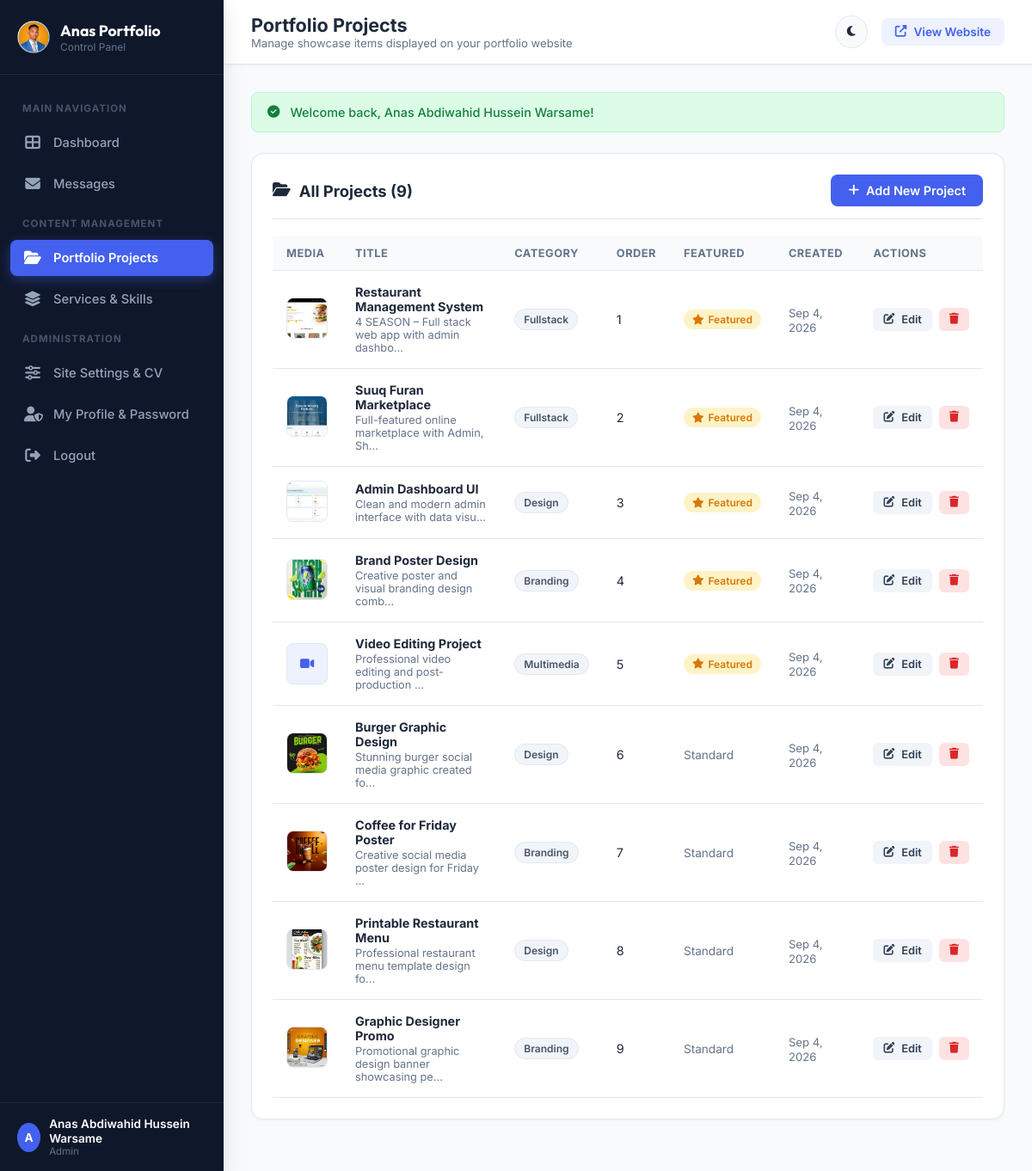
The app's page /admin/projects.php (signed in) with its own data.
### tables this page shows
CREATE TABLE IF NOT EXISTS `projects` (
    `id` INT AUTO_INCREMENT PRIMARY KEY,
    `title` VARCHAR(150) NOT NULL,
    `category` VARCHAR(50) NOT NULL DEFAULT 'web',
    `description` TEXT NULL,
    `image_url` VARCHAR(255) NULL,
    `video_url` VARCHAR(255) NULL,
    `project_url` VARCHAR(255) NULL,
    `badge_text` VARCHAR(50) NULL,
    `is_featured` TINYINT(1) DEFAULT 0,
    `sort_order` INT DEFAULT 0,
    `created_at` TIMESTAMP DEFAULT CURRENT_TIMESTAMP
);

### includes/functions.php (called while the page is built, shortened)
<?php
function e($string) {
    return htmlspecialchars((string)$string, ENT_QUOTES, 'UTF-8');
}
function csrf_token() {
    return $_SESSION['csrf_token'];
}
function is_logged_in() {
    return isset($_SESSION['admin_logged_in']) && $_SESSION['admin_logged_in'] === true && !empty($_SESSION['admin_id']);
}
function current_user() {
    return [
        'id' => $_SESSION['admin_id'] ?? null,
        'username' => $_SESSION['admin_username'] ?? '',
        'full_name' => $_SESSION['admin_name'] ?? 'Admin',
        'email' => $_SESSION['admin_email'] ?? '',
        'role' => $_SESSION['admin_role'] ?? 'admin'
    ];
}
function get_flash() {
    if (isset($_SESSION['flash'])) {
        $flash = $_SESSION['flash'];
        return $flash;
    }
    return null;
}

### admin/projects.php (the view, shortened to what this page needs)
<?php
$pageTitle = 'Portfolio Projects';
$pageSubtitle = 'Manage showcase items displayed on your portfolio website';
require_once __DIR__ . '/includes/admin_header.php';
$projects = [];
try {
    $stmt = $pdo->query("SELECT * FROM projects ORDER BY sort_order ASC, id DESC");
    $projects = $stmt->fetchAll();
} catch (Exception $e) {
    $projects = [];
}
?>
<div class="admin-card">
  <div class="card-header">
    <h2><i class="fas fa-folder-open"></i> All Projects (<?php echo count($projects); ?>)</h2>
    <a href="project_add.php" class="btn btn-primary">
      <i class="fas fa-plus"></i> Add New Project
    </a>
  </div>
  <div class="table-responsive">
    <table class="admin-table">
      <thead>
        <tr>
          <th>Media</th>
          <th>Title</th>
          <th>Category</th>
          <th>Order</th>
          <th>Featured</th>
          <th>Created</th>
          <th>Actions</th>
        </tr>
      </thead>
      <tbody>
        <?php if (empty($projects)): ?>
          <tr>
            <td colspan="7" style="text-align: center; color: var(--text-muted); padding: 40px;">
              <i class="fas fa-folder-plus" style="font-size: 2.5rem; margin-bottom: 12px; display: block; opacity: 0.4;"></i>
              No projects added yet. Click <strong>Add New Project</strong> to create your first portfolio item!
            </td>
          </tr>
        <?php else: ?>
          <?php foreach ($projects as $proj): ?>
            <tr>
              <td>
                <?php
                  $imgPath = $proj['image_url'];
                ?>
                <?php if (!empty($proj['image_url'])): ?>
                  <img src="../<?php echo e($imgPath); ?>" alt="<?php echo e($proj['title']); ?>" class="table-img">
                <?php elseif (!empty($proj['video_url'])): ?>
                  <div class="table-img" style="background:#eef2ff; display:flex; align-items:center; justify-content:center; color:var(--primary)">
                    <i class="fas fa-video"></i>
                  </div>
                <?php else: ?>
                  <div class="table-img" style="background:#f1f5f9; display:flex; align-items:center; justify-content:center; color:#94a3b8">
                    <i class="fas fa-image"></i>
                  </div>
                <?php endif; ?>
              </td>
              <td>
                <strong><?php echo e($proj['title']); ?></strong>
                <?php if (!empty($proj['description'])): ?>
                  <div style="font-size: 0.8rem; color: var(--text-muted); margin-top: 2px;">
                    <?php echo e(mb_strimwidth($proj['description'], 0, 50, '...')); ?>
                  </div>
                <?php endif; ?>
              </td>
              <td><span class="badge badge-category"><?php echo ucfirst(e($proj['category'])); ?></span></td>
              <td><?php echo (int)$proj['sort_order']; ?></td>
              <td>
                <?php if ($proj['is_featured']): ?>
                  <span class="badge badge-featured"><i class="fas fa-star"></i> Featured</span>
                <?php else: ?>
                  <span style="color: var(--text-muted); font-size: 0.85rem;">Standard</span>
                <?php endif; ?>
              </td>
              <td><span style="font-size: 0.82rem; color: var(--text-muted);"><?php echo date('M j, Y', strtotime($proj['created_at'])); ?></span></td>
              <td>
                <div class="btn-group">
                  <a href="project_edit.php?id=<?php echo $proj['id']; ?>" class="btn btn-sm btn-secondary" title="Edit Project">
                    <i class="fas fa-edit"></i> Edit
                  </a>
                  <a href="project_delete.php?id=<?php echo $proj['id']; ?>&csrf_token=<?php echo csrf_token(); ?>" class="btn btn-sm btn-danger" data-confirm="Are you sure you want to delete this project?" title="Delete Project">
                    <i class="fas fa-trash"></i>
                  </a>
                </div>
              </td>
            </tr>
          <?php endforeach; ?>
        <?php endif; ?>
      </tbody>
    </table>
  </div>
</div>
<?php require_once __DIR__ . '/includes/admin_footer.php'; ?>

### admin/includes/admin_header.php (shortened to what this page needs)
<?php
require_once __DIR__ . '/../../includes/functions.php';
$currentUser = current_user();
$currentPage = basename($_SERVER['PHP_SELF']);
$flash = get_flash();
?>
<!DOCTYPE html>
<html lang="en">
<head>
  <link rel="stylesheet" href="https://cdnjs.cloudflare.com/ajax/libs/font-awesome/6.5.0/css/all.min.css">
  <link rel="stylesheet" href="assets/css/admin.css">
</head>
<body>
  <aside class="admin-sidebar" id="adminSidebar">
    <div class="sidebar-header">
      <img src="../Sawir Logo.png" alt="Anas Logo" class="sidebar-logo">
      <div class="sidebar-brand">
        <h2>Anas Portfolio</h2>
        <span>Control Panel</span>
      </div>
    </div>
    <ul class="sidebar-menu">
      <li class="sidebar-heading">Main Navigation</li>
      <li>
        <a href="index.php" class="sidebar-link <?php echo $currentPage === 'index.php' ? 'active' : ''; ?>">
          <i class="fas fa-th-large"></i>
          <span>Dashboard</span>
        </a>
      </li>
      <li>
        <a href="messages.php" class="sidebar-link <?php echo in_array($currentPage, ['messages.php', 'message_view.php']) ? 'active' : ''; ?>">
          <i class="fas fa-envelope"></i>
          <span>Messages</span>
        </a>
      </li>
      <li class="sidebar-heading">Content Management</li>
      <li>
        <a href="projects.php" class="sidebar-link <?php echo in_array($currentPage, ['projects.php', 'project_add.php', 'project_edit.php']) ? 'active' : ''; ?>">
          <i class="fas fa-folder-open"></i>
          <span>Portfolio Projects</span>
        </a>
      </li>
      <li>
        <a href="services.php" class="sidebar-link <?php echo $currentPage === 'services.php' ? 'active' : ''; ?>">
          <i class="fas fa-layer-group"></i>
          <span>Services & Skills</span>
        </a>
      </li>
      <li class="sidebar-heading">Administration</li>
      <li>
        <a href="settings.php" class="sidebar-link <?php echo $currentPage === 'settings.php' ? 'active' : ''; ?>">
          <i class="fas fa-sliders-h"></i>
          <span>Site Settings & CV</span>
        </a>
      </li>
      <li>
        <a href="profile.php" class="sidebar-link <?php echo $currentPage === 'profile.php' ? 'active' : ''; ?>">
          <i class="fas fa-user-shield"></i>
          <span>My Profile & Password</span>
        </a>
      </li>
      <li>
        <a href="logout.php" class="sidebar-link" data-confirm="Are you sure you want to logout?">
          <i class="fas fa-sign-out-alt"></i>
          <span>Logout</span>
        </a>
      </li>
    </ul>
    <div class="sidebar-footer">
      <div class="user-mini">
        <div class="user-avatar"><?php echo strtoupper(substr($currentUser['full_name'], 0, 1)); ?></div>
        <div class="user-info-text">
          <div class="name"><?php echo e($currentUser['full_name']); ?></div>
          <div class="role"><?php echo ucfirst(e($currentUser['role'])); ?></div>
        </div>
      </div>
    </div>
  </aside>
  <div class="admin-main">
    <header class="admin-topbar">
      <div class="topbar-left">
        <div class="page-title-wrap">
          <h1><?php echo isset($pageTitle) ? e($pageTitle) : 'Dashboard'; ?></h1>
          <p><?php echo isset($pageSubtitle) ? e($pageSubtitle) : 'Welcome to Anas Portfolio Administration'; ?></p>
        </div>
      </div>
      <div class="topbar-right">
        <button class="theme-toggle-btn" id="themeToggle" title="Toggle Dark/Light Mode">
          <i class="fas fa-moon"></i>
        </button>
        <a href="../index.php" target="_blank" class="btn-view-site">
          <i class="fas fa-external-link-alt"></i>
          <span>View Website</span>
        </a>
      </div>
    </header>
    <main class="admin-body">
      <?php if ($flash): ?>
        <div class="alert alert-<?php echo e($flash['type']); ?>">
          <i class="fas fa-<?php echo $flash['type'] === 'success' ? 'check-circle' : ($flash['type'] === 'warning' ? 'exclamation-triangle' : 'exclamation-circle'); ?>"></i>
          <span><?php echo e($flash['message']); ?></span>
        </div>
      <?php endif; ?>

### admin/includes/admin_footer.php (shortened to what this page needs)
    </main>
  </div>
</body>
</html>

### records on screen
projects: image_url (picture), title "Restaurant Management System", description "4 SEASON – Full stack web app with admin dashbo...", category "Fullstack", sort_order "1", is_featured 1 (drawn), created_at "Sep 4, 2026"
projects: image_url (picture), title "Suuq Furan Marketplace", description "Full-featured online marketplace with Admin, Sh...", category "Fullstack", sort_order "2", is_featured 1 (drawn), created_at "Sep 4, 2026"
projects: image_url (picture), title "Admin Dashboard UI", description "Clean and modern admin interface with data visu...", category "Design", sort_order "3", is_featured 1 (drawn), created_at "Sep 4, 2026"
projects: image_url (picture), title "Brand Poster Design", description "Creative poster and visual branding design comb...", category "Branding", sort_order "4", is_featured 1 (drawn), created_at "Sep 4, 2026"
projects: title "Video Editing Project", description "Professional video editing and post-production ...", category "Multimedia", sort_order "5", is_featured 1 (drawn), created_at "Sep 4, 2026"
projects: image_url (picture), title "Burger Graphic Design", description "Stunning burger social media graphic created fo...", category "Design", sort_order "6", is_featured "Standard", created_at "Sep 4, 2026"
projects: image_url (picture), title "Coffee for Friday Poster", description "Creative social media poster design for Friday ...", category "Branding", sort_order "7", is_featured "Standard", created_at "Sep 4, 2026"
projects: image_url+title (picture), title "Printable Restaurant Menu", description "Professional restaurant menu template design fo...", category "Design", sort_order "8", is_featured "Standard", created_at "Sep 4, 2026"
projects: image_url (picture), title "Graphic Designer Promo", description "Promotional graphic design banner showcasing pe...", category "Branding", sort_order "9", is_featured "Standard", created_at "Sep 4, 2026"

### other values on screen
substr($currentUser['full_name'], 0, 1) "A"
$currentUser['full_name'] "Anas Abdiwahid Hussein Warsame"
$currentUser['role'] "Admin"
$pageTitle "Portfolio Projects"
$pageSubtitle "Manage showcase items displayed on your portfolio website"
$flash['message'] "Welcome back, Anas Abdiwahid Hussein Warsame!"
count($projects) "9"
